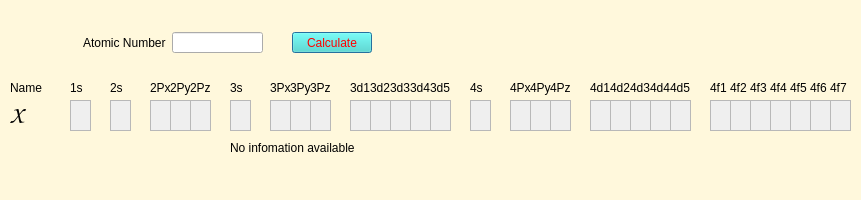
<?xml version="1.0" encoding="UTF-8"?>
<ui version="4.0">
 <class>Dialog</class>
 <widget class="QDialog" name="Dialog">
  <property name="enabled">
   <bool>true</bool>
  </property>
  <property name="geometry">
   <rect>
    <x>0</x>
    <y>0</y>
    <width>861</width>
    <height>200</height>
   </rect>
  </property>
  <property name="sizePolicy">
   <sizepolicy hsizetype="Preferred" vsizetype="Preferred">
    <horstretch>0</horstretch>
    <verstretch>0</verstretch>
   </sizepolicy>
  </property>
  <property name="minimumSize">
   <size>
    <width>861</width>
    <height>200</height>
   </size>
  </property>
  <property name="windowTitle">
   <string>Dialog</string>
  </property>
  <property name="styleSheet">
   <string notr="true">#Dialog
{
background-color: cornsilk;
}
#calculate_button
{
color:red;
background-color: turquoise;
radius: 1px 1px 1px 2px;
}</string>
  </property>
  <widget class="QLabel" name="element_name">
   <property name="geometry">
    <rect>
     <x>10</x>
     <y>80</y>
     <width>61</width>
     <height>16</height>
    </rect>
   </property>
   <property name="frameShape">
    <enum>QFrame::NoFrame</enum>
   </property>
   <property name="text">
    <string>Name</string>
   </property>
  </widget>
  <widget class="QLabel" name="one_s">
   <property name="geometry">
    <rect>
     <x>70</x>
     <y>80</y>
     <width>21</width>
     <height>16</height>
    </rect>
   </property>
   <property name="text">
    <string>1s</string>
   </property>
  </widget>
  <widget class="QLabel" name="two_s">
   <property name="geometry">
    <rect>
     <x>110</x>
     <y>80</y>
     <width>21</width>
     <height>16</height>
    </rect>
   </property>
   <property name="text">
    <string>2s</string>
   </property>
  </widget>
  <widget class="QLabel" name="two_Px">
   <property name="geometry">
    <rect>
     <x>150</x>
     <y>80</y>
     <width>21</width>
     <height>16</height>
    </rect>
   </property>
   <property name="text">
    <string>2Px</string>
   </property>
  </widget>
  <widget class="QLabel" name="two_Py">
   <property name="geometry">
    <rect>
     <x>170</x>
     <y>80</y>
     <width>21</width>
     <height>16</height>
    </rect>
   </property>
   <property name="text">
    <string>2Py</string>
   </property>
  </widget>
  <widget class="QLabel" name="two_Pz">
   <property name="geometry">
    <rect>
     <x>190</x>
     <y>80</y>
     <width>21</width>
     <height>16</height>
    </rect>
   </property>
   <property name="text">
    <string>2Pz</string>
   </property>
  </widget>
  <widget class="QLabel" name="three_s">
   <property name="geometry">
    <rect>
     <x>230</x>
     <y>80</y>
     <width>21</width>
     <height>16</height>
    </rect>
   </property>
   <property name="text">
    <string>3s</string>
   </property>
  </widget>
  <widget class="QLabel" name="three_d1">
   <property name="geometry">
    <rect>
     <x>350</x>
     <y>80</y>
     <width>21</width>
     <height>16</height>
    </rect>
   </property>
   <property name="text">
    <string>3d1</string>
   </property>
  </widget>
  <widget class="QLabel" name="three_d2">
   <property name="geometry">
    <rect>
     <x>370</x>
     <y>80</y>
     <width>21</width>
     <height>16</height>
    </rect>
   </property>
   <property name="text">
    <string>3d2</string>
   </property>
  </widget>
  <widget class="QLabel" name="three_d3">
   <property name="geometry">
    <rect>
     <x>390</x>
     <y>80</y>
     <width>21</width>
     <height>16</height>
    </rect>
   </property>
   <property name="text">
    <string>3d3</string>
   </property>
  </widget>
  <widget class="QLabel" name="three_d4">
   <property name="geometry">
    <rect>
     <x>410</x>
     <y>80</y>
     <width>21</width>
     <height>16</height>
    </rect>
   </property>
   <property name="text">
    <string>3d4</string>
   </property>
  </widget>
  <widget class="QLabel" name="three_Py">
   <property name="geometry">
    <rect>
     <x>290</x>
     <y>80</y>
     <width>21</width>
     <height>16</height>
    </rect>
   </property>
   <property name="text">
    <string>3Py</string>
   </property>
  </widget>
  <widget class="QLabel" name="three_Px">
   <property name="geometry">
    <rect>
     <x>270</x>
     <y>80</y>
     <width>21</width>
     <height>16</height>
    </rect>
   </property>
   <property name="text">
    <string>3Px</string>
   </property>
  </widget>
  <widget class="QLabel" name="three_Pz">
   <property name="geometry">
    <rect>
     <x>310</x>
     <y>80</y>
     <width>21</width>
     <height>16</height>
    </rect>
   </property>
   <property name="text">
    <string>3Pz</string>
   </property>
  </widget>
  <widget class="QLabel" name="three_d5">
   <property name="geometry">
    <rect>
     <x>430</x>
     <y>80</y>
     <width>21</width>
     <height>16</height>
    </rect>
   </property>
   <property name="text">
    <string>3d5</string>
   </property>
  </widget>
  <widget class="QLabel" name="four_s">
   <property name="geometry">
    <rect>
     <x>470</x>
     <y>80</y>
     <width>21</width>
     <height>16</height>
    </rect>
   </property>
   <property name="text">
    <string>4s</string>
   </property>
  </widget>
  <widget class="QTextEdit" name="textEdit_1s">
   <property name="enabled">
    <bool>false</bool>
   </property>
   <property name="geometry">
    <rect>
     <x>70</x>
     <y>100</y>
     <width>21</width>
     <height>31</height>
    </rect>
   </property>
   <property name="readOnly">
    <bool>true</bool>
   </property>
  </widget>
  <widget class="QTextEdit" name="textEdit_2s">
   <property name="enabled">
    <bool>false</bool>
   </property>
   <property name="geometry">
    <rect>
     <x>110</x>
     <y>100</y>
     <width>21</width>
     <height>31</height>
    </rect>
   </property>
   <property name="readOnly">
    <bool>true</bool>
   </property>
  </widget>
  <widget class="QTextEdit" name="textEdit_2Px">
   <property name="enabled">
    <bool>false</bool>
   </property>
   <property name="geometry">
    <rect>
     <x>150</x>
     <y>100</y>
     <width>21</width>
     <height>31</height>
    </rect>
   </property>
   <property name="readOnly">
    <bool>true</bool>
   </property>
  </widget>
  <widget class="QTextEdit" name="textEdit_2Py">
   <property name="enabled">
    <bool>false</bool>
   </property>
   <property name="geometry">
    <rect>
     <x>170</x>
     <y>100</y>
     <width>21</width>
     <height>31</height>
    </rect>
   </property>
   <property name="readOnly">
    <bool>true</bool>
   </property>
  </widget>
  <widget class="QTextEdit" name="textEdit_2Pz">
   <property name="enabled">
    <bool>false</bool>
   </property>
   <property name="geometry">
    <rect>
     <x>190</x>
     <y>100</y>
     <width>21</width>
     <height>31</height>
    </rect>
   </property>
   <property name="readOnly">
    <bool>true</bool>
   </property>
  </widget>
  <widget class="QTextEdit" name="textEdit_3s">
   <property name="enabled">
    <bool>false</bool>
   </property>
   <property name="geometry">
    <rect>
     <x>230</x>
     <y>100</y>
     <width>21</width>
     <height>31</height>
    </rect>
   </property>
   <property name="readOnly">
    <bool>true</bool>
   </property>
  </widget>
  <widget class="QTextEdit" name="textEdit_3Pz">
   <property name="enabled">
    <bool>false</bool>
   </property>
   <property name="geometry">
    <rect>
     <x>310</x>
     <y>100</y>
     <width>21</width>
     <height>31</height>
    </rect>
   </property>
   <property name="readOnly">
    <bool>true</bool>
   </property>
  </widget>
  <widget class="QTextEdit" name="textEdit_3Px">
   <property name="enabled">
    <bool>false</bool>
   </property>
   <property name="geometry">
    <rect>
     <x>270</x>
     <y>100</y>
     <width>21</width>
     <height>31</height>
    </rect>
   </property>
   <property name="readOnly">
    <bool>true</bool>
   </property>
  </widget>
  <widget class="QTextEdit" name="textEdit_3Py">
   <property name="enabled">
    <bool>false</bool>
   </property>
   <property name="geometry">
    <rect>
     <x>290</x>
     <y>100</y>
     <width>21</width>
     <height>31</height>
    </rect>
   </property>
   <property name="readOnly">
    <bool>true</bool>
   </property>
  </widget>
  <widget class="QTextEdit" name="textEdit_3d2">
   <property name="enabled">
    <bool>false</bool>
   </property>
   <property name="geometry">
    <rect>
     <x>370</x>
     <y>100</y>
     <width>21</width>
     <height>31</height>
    </rect>
   </property>
   <property name="readOnly">
    <bool>true</bool>
   </property>
  </widget>
  <widget class="QTextEdit" name="textEdit_3d3">
   <property name="enabled">
    <bool>false</bool>
   </property>
   <property name="geometry">
    <rect>
     <x>390</x>
     <y>100</y>
     <width>21</width>
     <height>31</height>
    </rect>
   </property>
   <property name="readOnly">
    <bool>true</bool>
   </property>
  </widget>
  <widget class="QTextEdit" name="textEdit_3d1">
   <property name="enabled">
    <bool>false</bool>
   </property>
   <property name="geometry">
    <rect>
     <x>350</x>
     <y>100</y>
     <width>21</width>
     <height>31</height>
    </rect>
   </property>
   <property name="readOnly">
    <bool>true</bool>
   </property>
  </widget>
  <widget class="QTextEdit" name="textEdit_3d5">
   <property name="enabled">
    <bool>false</bool>
   </property>
   <property name="geometry">
    <rect>
     <x>430</x>
     <y>100</y>
     <width>21</width>
     <height>31</height>
    </rect>
   </property>
   <property name="readOnly">
    <bool>true</bool>
   </property>
  </widget>
  <widget class="QTextEdit" name="textEdit_3d4">
   <property name="enabled">
    <bool>false</bool>
   </property>
   <property name="geometry">
    <rect>
     <x>410</x>
     <y>100</y>
     <width>21</width>
     <height>31</height>
    </rect>
   </property>
   <property name="readOnly">
    <bool>true</bool>
   </property>
  </widget>
  <widget class="QTextEdit" name="textEdit_4Px">
   <property name="enabled">
    <bool>false</bool>
   </property>
   <property name="geometry">
    <rect>
     <x>510</x>
     <y>100</y>
     <width>21</width>
     <height>31</height>
    </rect>
   </property>
   <property name="readOnly">
    <bool>true</bool>
   </property>
  </widget>
  <widget class="QTextEdit" name="textEdit_4Py">
   <property name="enabled">
    <bool>false</bool>
   </property>
   <property name="geometry">
    <rect>
     <x>530</x>
     <y>100</y>
     <width>21</width>
     <height>31</height>
    </rect>
   </property>
   <property name="readOnly">
    <bool>true</bool>
   </property>
  </widget>
  <widget class="QTextEdit" name="textEdit_4s">
   <property name="enabled">
    <bool>false</bool>
   </property>
   <property name="geometry">
    <rect>
     <x>470</x>
     <y>100</y>
     <width>21</width>
     <height>31</height>
    </rect>
   </property>
   <property name="readOnly">
    <bool>true</bool>
   </property>
  </widget>
  <widget class="QLabel" name="four_Py">
   <property name="geometry">
    <rect>
     <x>530</x>
     <y>80</y>
     <width>21</width>
     <height>16</height>
    </rect>
   </property>
   <property name="text">
    <string>4Py</string>
   </property>
  </widget>
  <widget class="QLabel" name="four_Pz">
   <property name="geometry">
    <rect>
     <x>550</x>
     <y>80</y>
     <width>21</width>
     <height>16</height>
    </rect>
   </property>
   <property name="text">
    <string>4Pz</string>
   </property>
  </widget>
  <widget class="QLabel" name="four_Px">
   <property name="geometry">
    <rect>
     <x>510</x>
     <y>80</y>
     <width>21</width>
     <height>16</height>
    </rect>
   </property>
   <property name="text">
    <string>4Px</string>
   </property>
  </widget>
  <widget class="QTextEdit" name="textEdit_4Pz">
   <property name="enabled">
    <bool>false</bool>
   </property>
   <property name="geometry">
    <rect>
     <x>550</x>
     <y>100</y>
     <width>21</width>
     <height>31</height>
    </rect>
   </property>
   <property name="readOnly">
    <bool>true</bool>
   </property>
  </widget>
  <widget class="QLabel" name="four_d1">
   <property name="geometry">
    <rect>
     <x>590</x>
     <y>80</y>
     <width>21</width>
     <height>16</height>
    </rect>
   </property>
   <property name="text">
    <string>4d1</string>
   </property>
  </widget>
  <widget class="QTextEdit" name="textEdit_4d3">
   <property name="enabled">
    <bool>false</bool>
   </property>
   <property name="geometry">
    <rect>
     <x>630</x>
     <y>100</y>
     <width>21</width>
     <height>31</height>
    </rect>
   </property>
   <property name="readOnly">
    <bool>true</bool>
   </property>
  </widget>
  <widget class="QLabel" name="four_d5">
   <property name="geometry">
    <rect>
     <x>670</x>
     <y>80</y>
     <width>21</width>
     <height>16</height>
    </rect>
   </property>
   <property name="text">
    <string>4d5</string>
   </property>
  </widget>
  <widget class="QTextEdit" name="textEdit_4d2">
   <property name="enabled">
    <bool>false</bool>
   </property>
   <property name="geometry">
    <rect>
     <x>610</x>
     <y>100</y>
     <width>21</width>
     <height>31</height>
    </rect>
   </property>
   <property name="readOnly">
    <bool>true</bool>
   </property>
  </widget>
  <widget class="QTextEdit" name="textEdit_4d1">
   <property name="enabled">
    <bool>false</bool>
   </property>
   <property name="geometry">
    <rect>
     <x>590</x>
     <y>100</y>
     <width>21</width>
     <height>31</height>
    </rect>
   </property>
   <property name="readOnly">
    <bool>true</bool>
   </property>
  </widget>
  <widget class="QLabel" name="four_d2">
   <property name="geometry">
    <rect>
     <x>610</x>
     <y>80</y>
     <width>21</width>
     <height>16</height>
    </rect>
   </property>
   <property name="text">
    <string>4d2</string>
   </property>
  </widget>
  <widget class="QLabel" name="four_d4">
   <property name="geometry">
    <rect>
     <x>650</x>
     <y>80</y>
     <width>21</width>
     <height>16</height>
    </rect>
   </property>
   <property name="text">
    <string>4d4</string>
   </property>
  </widget>
  <widget class="QTextEdit" name="textEdit_4d4">
   <property name="enabled">
    <bool>false</bool>
   </property>
   <property name="geometry">
    <rect>
     <x>650</x>
     <y>100</y>
     <width>21</width>
     <height>31</height>
    </rect>
   </property>
   <property name="readOnly">
    <bool>true</bool>
   </property>
  </widget>
  <widget class="QLabel" name="four_d3">
   <property name="geometry">
    <rect>
     <x>630</x>
     <y>80</y>
     <width>21</width>
     <height>16</height>
    </rect>
   </property>
   <property name="text">
    <string>4d3</string>
   </property>
  </widget>
  <widget class="QTextEdit" name="textEdit_4d5">
   <property name="enabled">
    <bool>false</bool>
   </property>
   <property name="geometry">
    <rect>
     <x>670</x>
     <y>100</y>
     <width>21</width>
     <height>31</height>
    </rect>
   </property>
   <property name="readOnly">
    <bool>true</bool>
   </property>
  </widget>
  <widget class="QLabel" name="four_f5">
   <property name="geometry">
    <rect>
     <x>790</x>
     <y>80</y>
     <width>21</width>
     <height>16</height>
    </rect>
   </property>
   <property name="text">
    <string>4f5</string>
   </property>
  </widget>
  <widget class="QTextEdit" name="textEdit_4f3">
   <property name="enabled">
    <bool>false</bool>
   </property>
   <property name="geometry">
    <rect>
     <x>750</x>
     <y>100</y>
     <width>21</width>
     <height>31</height>
    </rect>
   </property>
   <property name="readOnly">
    <bool>true</bool>
   </property>
  </widget>
  <widget class="QLabel" name="four_f1">
   <property name="geometry">
    <rect>
     <x>710</x>
     <y>80</y>
     <width>21</width>
     <height>16</height>
    </rect>
   </property>
   <property name="text">
    <string>4f1</string>
   </property>
  </widget>
  <widget class="QLabel" name="four_f3">
   <property name="geometry">
    <rect>
     <x>750</x>
     <y>80</y>
     <width>21</width>
     <height>16</height>
    </rect>
   </property>
   <property name="text">
    <string>4f3</string>
   </property>
  </widget>
  <widget class="QTextEdit" name="textEdit_4f4">
   <property name="enabled">
    <bool>false</bool>
   </property>
   <property name="geometry">
    <rect>
     <x>770</x>
     <y>100</y>
     <width>21</width>
     <height>31</height>
    </rect>
   </property>
   <property name="readOnly">
    <bool>true</bool>
   </property>
  </widget>
  <widget class="QLabel" name="four_f2">
   <property name="geometry">
    <rect>
     <x>730</x>
     <y>80</y>
     <width>21</width>
     <height>16</height>
    </rect>
   </property>
   <property name="text">
    <string>4f2</string>
   </property>
  </widget>
  <widget class="QTextEdit" name="textEdit_4f2">
   <property name="enabled">
    <bool>false</bool>
   </property>
   <property name="geometry">
    <rect>
     <x>730</x>
     <y>100</y>
     <width>21</width>
     <height>31</height>
    </rect>
   </property>
   <property name="readOnly">
    <bool>true</bool>
   </property>
  </widget>
  <widget class="QTextEdit" name="textEdit_4f5">
   <property name="enabled">
    <bool>false</bool>
   </property>
   <property name="geometry">
    <rect>
     <x>790</x>
     <y>100</y>
     <width>21</width>
     <height>31</height>
    </rect>
   </property>
   <property name="readOnly">
    <bool>true</bool>
   </property>
  </widget>
  <widget class="QTextEdit" name="textEdit_4f1">
   <property name="enabled">
    <bool>false</bool>
   </property>
   <property name="geometry">
    <rect>
     <x>710</x>
     <y>100</y>
     <width>21</width>
     <height>31</height>
    </rect>
   </property>
   <property name="readOnly">
    <bool>true</bool>
   </property>
  </widget>
  <widget class="QLabel" name="four_f4">
   <property name="geometry">
    <rect>
     <x>770</x>
     <y>80</y>
     <width>21</width>
     <height>16</height>
    </rect>
   </property>
   <property name="text">
    <string>4f4</string>
   </property>
  </widget>
  <widget class="QTextEdit" name="textEdit_4f6">
   <property name="enabled">
    <bool>false</bool>
   </property>
   <property name="geometry">
    <rect>
     <x>810</x>
     <y>100</y>
     <width>21</width>
     <height>31</height>
    </rect>
   </property>
   <property name="readOnly">
    <bool>true</bool>
   </property>
  </widget>
  <widget class="QTextEdit" name="textEdit_4f7">
   <property name="enabled">
    <bool>false</bool>
   </property>
   <property name="geometry">
    <rect>
     <x>830</x>
     <y>100</y>
     <width>21</width>
     <height>31</height>
    </rect>
   </property>
   <property name="readOnly">
    <bool>true</bool>
   </property>
  </widget>
  <widget class="QLabel" name="four_f6">
   <property name="geometry">
    <rect>
     <x>810</x>
     <y>80</y>
     <width>21</width>
     <height>16</height>
    </rect>
   </property>
   <property name="text">
    <string>4f6</string>
   </property>
  </widget>
  <widget class="QLabel" name="four_f7">
   <property name="geometry">
    <rect>
     <x>830</x>
     <y>80</y>
     <width>21</width>
     <height>16</height>
    </rect>
   </property>
   <property name="text">
    <string>4f7</string>
   </property>
  </widget>
  <widget class="QLabel" name="infoLabel">
   <property name="enabled">
    <bool>true</bool>
   </property>
   <property name="geometry">
    <rect>
     <x>230</x>
     <y>140</y>
     <width>471</width>
     <height>16</height>
    </rect>
   </property>
   <property name="text">
    <string>No infomation available</string>
   </property>
  </widget>
  <widget class="QLabel" name="symbolLabel">
   <property name="geometry">
    <rect>
     <x>10</x>
     <y>100</y>
     <width>41</width>
     <height>31</height>
    </rect>
   </property>
   <property name="font">
    <font>
     <family>Comic Sans MS</family>
     <pointsize>18</pointsize>
     <weight>50</weight>
     <bold>false</bold>
    </font>
   </property>
   <property name="text">
    <string>X</string>
   </property>
  </widget>
  <widget class="QWidget" name="layoutWidget">
   <property name="geometry">
    <rect>
     <x>72</x>
     <y>21</y>
     <width>311</width>
     <height>43</height>
    </rect>
   </property>
   <layout class="QHBoxLayout" name="horizontalLayout">
    <item>
     <widget class="QLabel" name="label">
      <property name="text">
       <string>Atomic Number</string>
      </property>
     </widget>
    </item>
    <item>
     <widget class="QLineEdit" name="lineEdit">
      <property name="toolTip">
       <string>Enter atomic number here</string>
      </property>
     </widget>
    </item>
    <item>
     <spacer name="horizontalSpacer">
      <property name="orientation">
       <enum>Qt::Horizontal</enum>
      </property>
      <property name="sizeHint" stdset="0">
       <size>
        <width>40</width>
        <height>20</height>
       </size>
      </property>
     </spacer>
    </item>
    <item>
     <widget class="QPushButton" name="calculate_button">
      <property name="text">
       <string>Calculate</string>
      </property>
     </widget>
    </item>
   </layout>
  </widget>
 </widget>
 <layoutdefault spacing="6" margin="11"/>
 <resources/>
 <connections/>
</ui>
